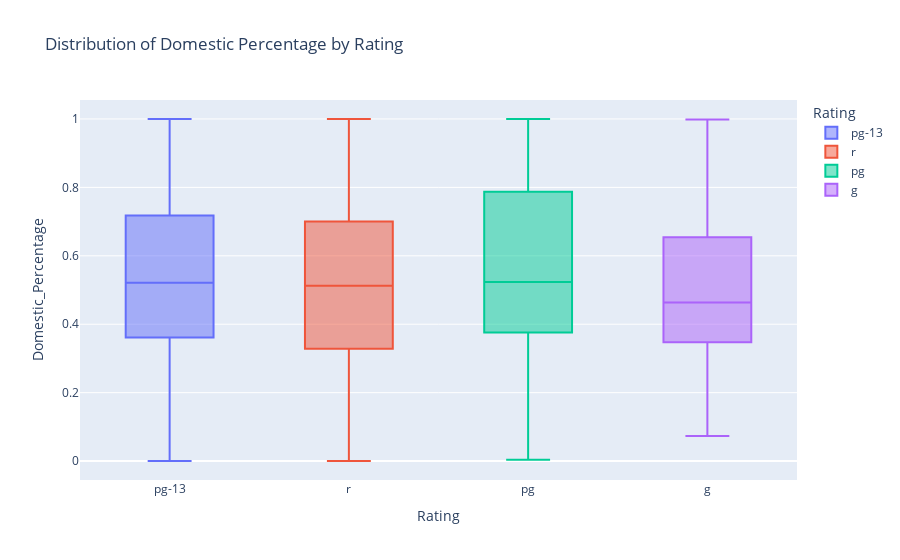
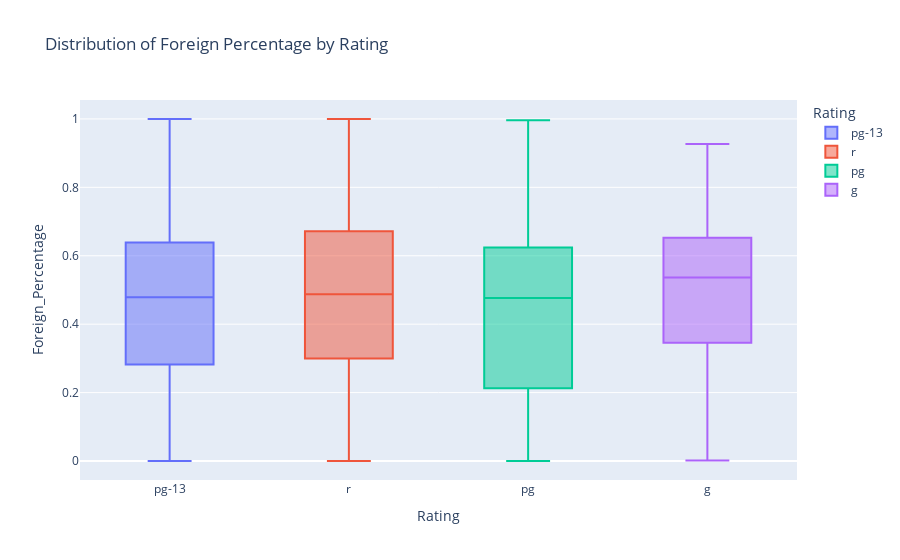

The code cell stored with these charts, in order, in its notebook:
### Code cell
fig = px.box(
    final_df, 
    x="Rating", 
    y="Domestic_Percentage", 
    color="Rating",
    title="Distribution of Domestic Percentage by Rating"
)

fig.show()

fig = px.box(
    final_df, 
    x="Rating", 
    y="Foreign_Percentage", 
    color="Rating",
    title="Distribution of Foreign Percentage by Rating"
)
fig.show()

### Figure 1 — Plotly figure (JSON) as saved in the notebook; plotly's stock layout.template omitted (floating-point values rounded to 4 significant figures; data arrays with more than 128 entries replaced by an {"elided": "..."} marker saying what was removed)
{"data": [{"alignmentgroup": "True", "hovertemplate": "Rating=%{x}<br>Domestic_Percentage=%{y}<extra></extra>", "legendgroup": "pg-13", "marker": {"color": "#636efa"}, "name": "pg-13", "notched": false, "offsetgroup": "pg-13", "orientation": "v", "showlegend": true, "type": "box", "x": {"elided": "1200 str values"}, "x0": " ", "xaxis": "x", "y": {"elided": "1200 float values"}, "y0": " ", "yaxis": "y"}, {"alignmentgroup": "True", "hovertemplate": "Rating=%{x}<br>Domestic_Percentage=%{y}<extra></extra>", "legendgroup": "r", "marker": {"color": "#EF553B"}, "name": "r", "notched": false, "offsetgroup": "r", "orientation": "v", "showlegend": true, "type": "box", "x": {"elided": "1370 str values"}, "x0": " ", "xaxis": "x", "y": {"elided": "1370 float values"}, "y0": " ", "yaxis": "y"}, {"alignmentgroup": "True", "hovertemplate": "Rating=%{x}<br>Domestic_Percentage=%{y}<extra></extra>", "legendgroup": "pg", "marker": {"color": "#00cc96"}, "name": "pg", "notched": false, "offsetgroup": "pg", "orientation": "v", "showlegend": true, "type": "box", "x": {"elided": "412 str values"}, "x0": " ", "xaxis": "x", "y": {"elided": "412 float values"}, "y0": " ", "yaxis": "y"}, {"alignmentgroup": "True", "hovertemplate": "Rating=%{x}<br>Domestic_Percentage=%{y}<extra></extra>", "legendgroup": "g", "marker": {"color": "#ab63fa"}, "name": "g", "notched": false, "offsetgroup": "g", "orientation": "v", "showlegend": true, "type": "box", "x": ["g", "g", "g", "g", "g", "g", "g", "g", "g", "g", "g", "g", "g", "g", "g", "g", "g", "g", "g", "g", "g", "g", "g", "g", "g", "g", "g", "g", "g", "g", "g", "g", "g", "g", "g", "g"], "x0": " ", "xaxis": "x", "y": [0.3813, 0.3983, 0.5571, 0.4688, 0.4065, 0.3341, 0.4704, 0.4581, 0.8827, 0.7858, 0.9985, 0.7373, 0.3611, 0.5147, 0.1417, 0.2238, 0.1162, 0.07355, 0.325, 0.9526, 0.3295, 0.4207, 0.7407, 0.5979, 0.6023, 0.7063, 0.9392, 0.8055, 0.4737, 0.3653, 0.3883, 0.4042, 0.4929, 0.3035, 0.2987, 0.5323], "y0": " ", "yaxis": "y"}], "layout": {"boxmode": "overlay", "legend": {"title": {"text": "Rating"}, "tracegroupgap": 0}, "title": {"text": "Distribution of Domestic Percentage by Rating"}, "xaxis": {"anchor": "y", "categoryarray": ["pg-13", "r", "pg", "g"], "categoryorder": "array", "domain": [0, 1], "title": {"text": "Rating"}}, "yaxis": {"anchor": "x", "domain": [0, 1], "title": {"text": "Domestic_Percentage"}}}}

### Figure 2 — Plotly figure (JSON) as saved in the notebook; plotly's stock layout.template omitted (floating-point values rounded to 4 significant figures; data arrays with more than 128 entries replaced by an {"elided": "..."} marker saying what was removed)
{"data": [{"alignmentgroup": "True", "hovertemplate": "Rating=%{x}<br>Foreign_Percentage=%{y}<extra></extra>", "legendgroup": "pg-13", "marker": {"color": "#636efa"}, "name": "pg-13", "notched": false, "offsetgroup": "pg-13", "orientation": "v", "showlegend": true, "type": "box", "x": {"elided": "1200 str values"}, "x0": " ", "xaxis": "x", "y": {"elided": "1200 float values"}, "y0": " ", "yaxis": "y"}, {"alignmentgroup": "True", "hovertemplate": "Rating=%{x}<br>Foreign_Percentage=%{y}<extra></extra>", "legendgroup": "r", "marker": {"color": "#EF553B"}, "name": "r", "notched": false, "offsetgroup": "r", "orientation": "v", "showlegend": true, "type": "box", "x": {"elided": "1370 str values"}, "x0": " ", "xaxis": "x", "y": {"elided": "1370 float values"}, "y0": " ", "yaxis": "y"}, {"alignmentgroup": "True", "hovertemplate": "Rating=%{x}<br>Foreign_Percentage=%{y}<extra></extra>", "legendgroup": "pg", "marker": {"color": "#00cc96"}, "name": "pg", "notched": false, "offsetgroup": "pg", "orientation": "v", "showlegend": true, "type": "box", "x": {"elided": "412 str values"}, "x0": " ", "xaxis": "x", "y": {"elided": "412 float values"}, "y0": " ", "yaxis": "y"}, {"alignmentgroup": "True", "hovertemplate": "Rating=%{x}<br>Foreign_Percentage=%{y}<extra></extra>", "legendgroup": "g", "marker": {"color": "#ab63fa"}, "name": "g", "notched": false, "offsetgroup": "g", "orientation": "v", "showlegend": true, "type": "box", "x": ["g", "g", "g", "g", "g", "g", "g", "g", "g", "g", "g", "g", "g", "g", "g", "g", "g", "g", "g", "g", "g", "g", "g", "g", "g", "g", "g", "g", "g", "g", "g", "g", "g", "g", "g", "g"], "x0": " ", "xaxis": "x", "y": [0.6187, 0.6017, 0.4429, 0.5312, 0.5935, 0.6659, 0.5296, 0.5419, 0.1173, 0.2142, 0.001462, 0.2627, 0.6389, 0.4853, 0.8583, 0.7762, 0.8838, 0.9264, 0.675, 0.04742, 0.6705, 0.5793, 0.2593, 0.4021, 0.3977, 0.2937, 0.06077, 0.1945, 0.5263, 0.6347, 0.6117, 0.5958, 0.5071, 0.6965, 0.7013, 0.4677], "y0": " ", "yaxis": "y"}], "layout": {"boxmode": "overlay", "legend": {"title": {"text": "Rating"}, "tracegroupgap": 0}, "title": {"text": "Distribution of Foreign Percentage by Rating"}, "xaxis": {"anchor": "y", "categoryarray": ["pg-13", "r", "pg", "g"], "categoryorder": "array", "domain": [0, 1], "title": {"text": "Rating"}}, "yaxis": {"anchor": "x", "domain": [0, 1], "title": {"text": "Foreign_Percentage"}}}}
